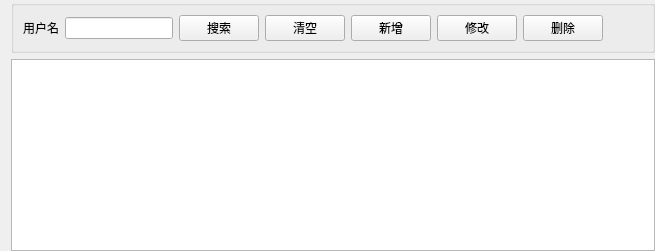
        <widget class="QWidget" name="user_p">
         <layout class="QVBoxLayout" name="verticalLayout_2">
          <property name="topMargin">
           <number>0</number>
          </property>
          <property name="rightMargin">
           <number>0</number>
          </property>
          <property name="bottomMargin">
           <number>0</number>
          </property>
          <item>
           <widget class="QGroupBox" name="groupBox">
            <property name="title">
             <string/>
            </property>
            <layout class="QGridLayout" name="gridLayout">
             <item row="0" column="0">
              <layout class="QHBoxLayout" name="horizontalLayout_2">
               <item>
                <widget class="QLabel" name="label">
                 <property name="text">
                  <string>用户名</string>
                 </property>
                </widget>
               </item>
               <item>
                <widget class="QLineEdit" name="searchName"/>
               </item>
               <item>
                <widget class="QPushButton" name="userSerachBtn">
                 <property name="text">
                  <string>搜索</string>
                 </property>
                </widget>
               </item>
               <item>
                <widget class="QPushButton" name="userClearBtn">
                 <property name="text">
                  <string>清空</string>
                 </property>
                </widget>
               </item>
               <item>
                <widget class="QPushButton" name="userAddBtn">
                 <property name="text">
                  <string>新增</string>
                 </property>
                </widget>
               </item>
               <item>
                <widget class="QPushButton" name="userEditBtn">
                 <property name="text">
                  <string>修改</string>
                 </property>
                </widget>
               </item>
               <item>
                <widget class="QPushButton" name="userDeleteBtn">
                 <property name="text">
                  <string>删除</string>
                 </property>
                </widget>
               </item>
               <item>
                <spacer name="horizontalSpacer">
                 <property name="orientation">
                  <enum>Qt::Horizontal</enum>
                 </property>
                 <property name="sizeHint" stdset="0">
                  <size>
                   <width>40</width>
                   <height>20</height>
                  </size>
                 </property>
                </spacer>
               </item>
              </layout>
             </item>
            </layout>
           </widget>
          </item>
          <item>
           <widget class="QTableWidget" name="userTable"/>
          </item>
         </layout>
        </widget>
